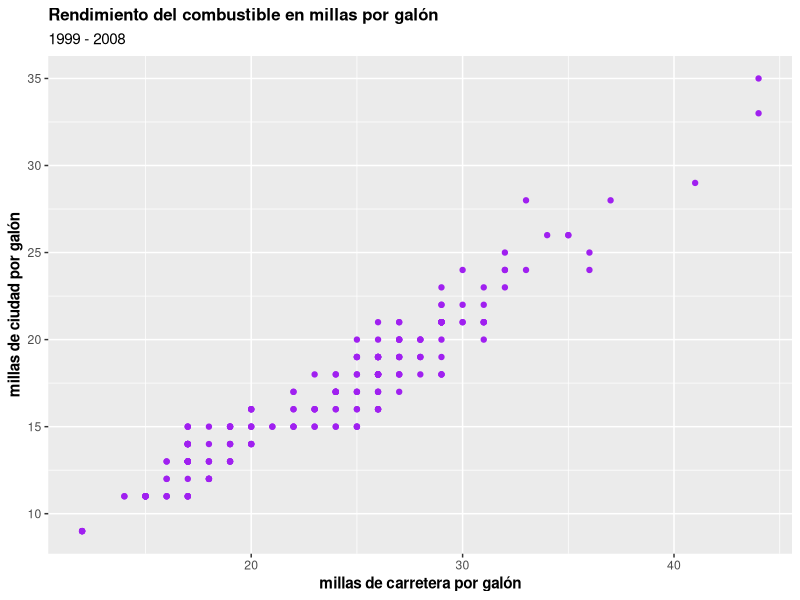
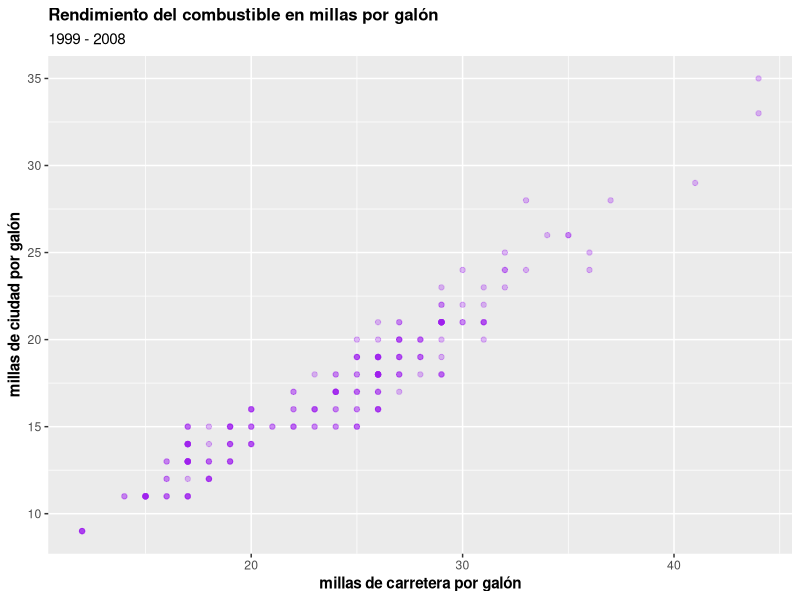
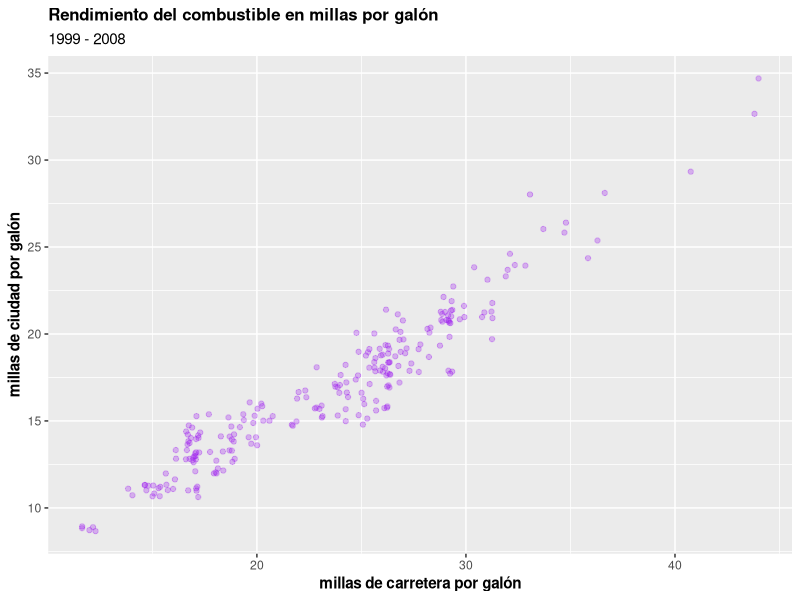
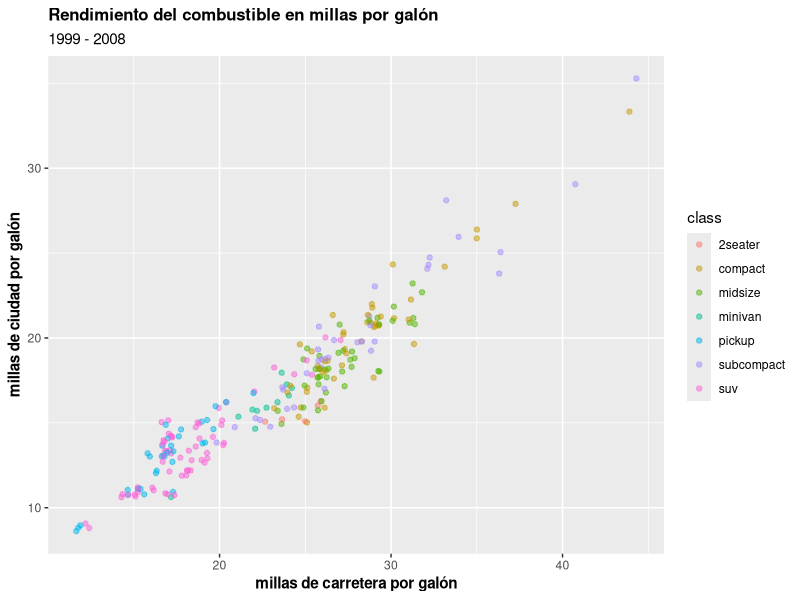
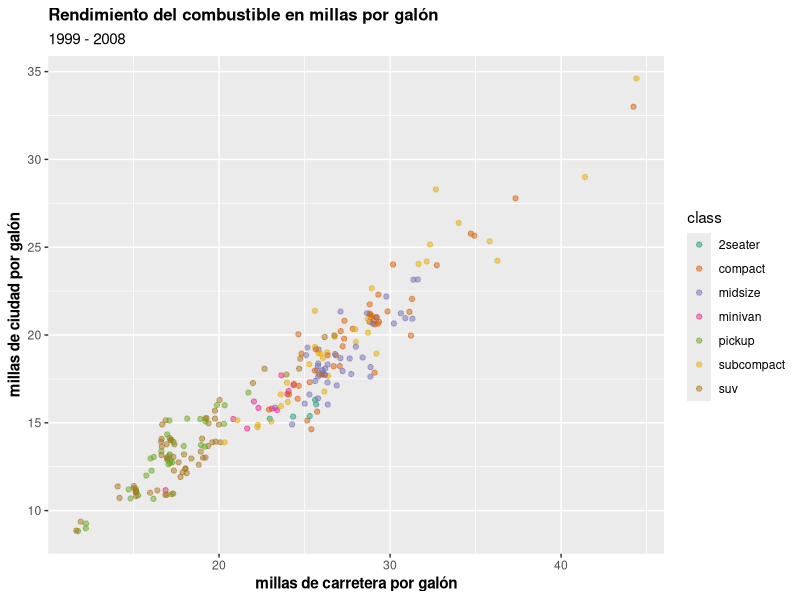
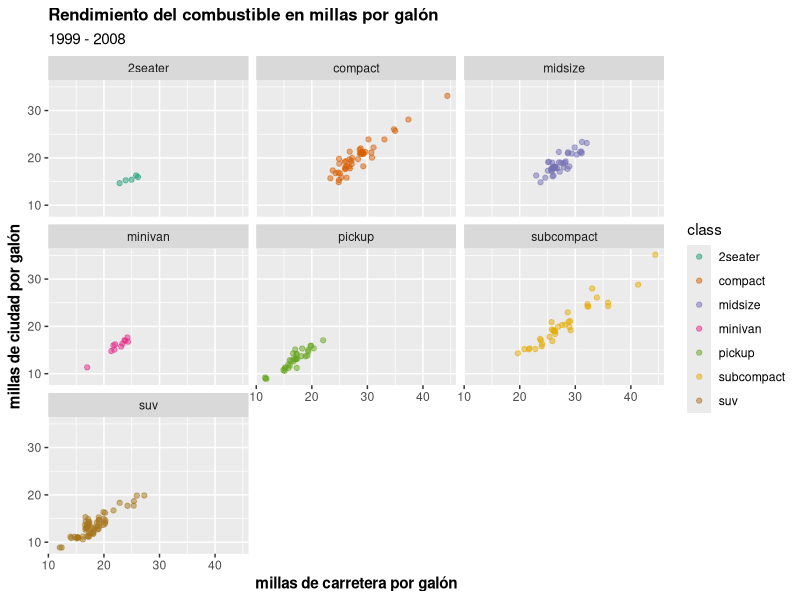

Recreate these plots in R, in order.
## ---- chunk 1
knitr::opts_chunk$set(echo = TRUE)
## ---- chunk 2
library(ggplot2)
ggplot(mpg, aes(hwy, cty)) + geom_point(color = "purple") + 
  ggtitle("Rendimiento del combustible en millas por galón") +
  labs(x = "millas de carretera por galón", y = "millas de ciudad por galón", subtitle = "1999 - 2008") + 
  theme (plot.title = element_text(size = rel(1.1), face = "bold")) + 
  theme(axis.title = element_text(face = "bold"))

## ---- chunk 3
ggplot(mpg, aes(hwy, cty)) + geom_point(color = "purple", alpha = 0.3) +
  ggtitle("Rendimiento del combustible en millas por galón") +
  labs(x = "millas de carretera por galón", y = "millas de ciudad por galón", subtitle = "1999 - 2008") + 
  theme (plot.title = element_text(size = rel(1.1), face = "bold")) + 
  theme(axis.title = element_text(face = "bold"))

## ---- chunk 4
ggplot(mpg, aes(hwy, cty)) + geom_jitter(color = "purple", alpha = 0.3) +
  ggtitle("Rendimiento del combustible en millas por galón") +
  labs(x = "millas de carretera por galón", y = "millas de ciudad por galón", subtitle = "1999 - 2008") + 
  theme (plot.title = element_text(size = rel(1.1), face = "bold")) + 
  theme(axis.title = element_text(face = "bold"))

## ---- chunk 5
ggplot(mpg, aes(hwy, cty, color = class)) + geom_jitter(alpha = 0.5) +
  ggtitle("Rendimiento del combustible en millas por galón") +
  labs(x = "millas de carretera por galón", y = "millas de ciudad por galón", subtitle = "1999 - 2008") + 
  theme (plot.title = element_text(size = rel(1.1), face = "bold")) + 
  theme(axis.title = element_text(face = "bold"))

## ---- chunk 6
ggplot(mpg, aes(hwy, cty, color = class)) + geom_jitter(alpha = 0.5) +
  scale_colour_brewer(palette = "Dark2") +
  ggtitle("Rendimiento del combustible en millas por galón") +
  labs(x = "millas de carretera por galón", y = "millas de ciudad por galón", subtitle = "1999 - 2008") + 
  theme (plot.title = element_text(size = rel(1.1), face = "bold")) + 
  theme(axis.title = element_text(face = "bold"))

## ---- chunk 7
ggplot(mpg, aes(hwy, cty, color = class)) + geom_jitter(alpha = 0.5) +
  facet_wrap(vars(class)) +
  scale_colour_brewer(palette = "Dark2") +
  ggtitle("Rendimiento del combustible en millas por galón") +
  labs(x = "millas de carretera por galón", y = "millas de ciudad por galón", subtitle = "1999 - 2008") + 
  theme (plot.title = element_text(size = rel(1.1), face = "bold")) + 
  theme(axis.title = element_text(face = "bold"))

